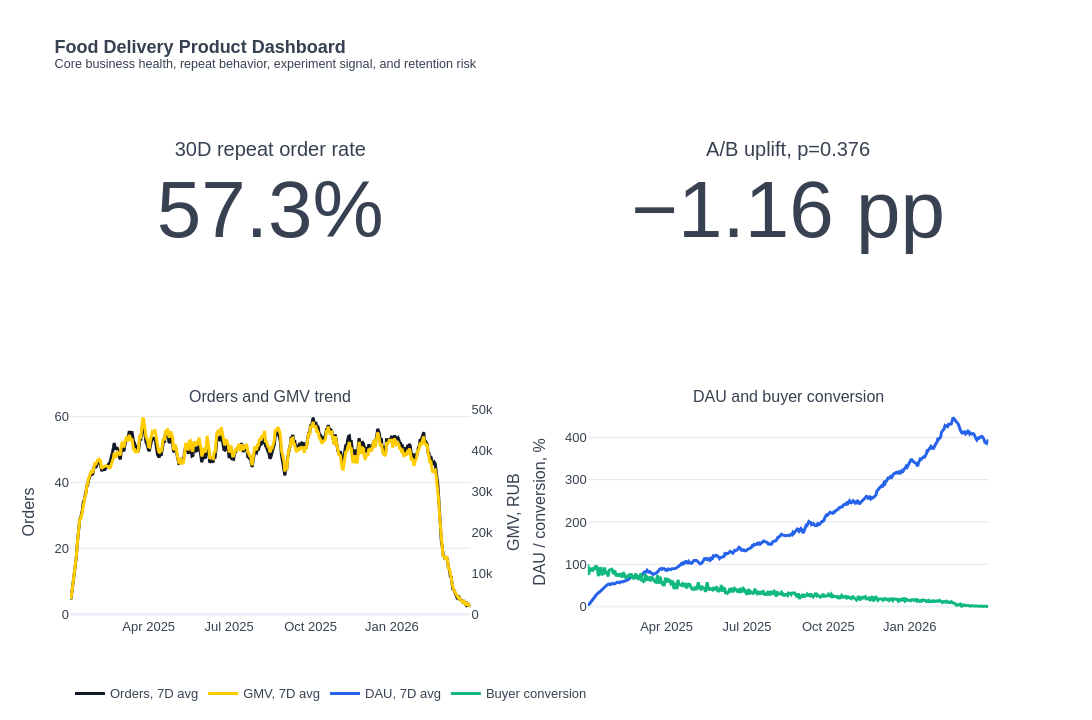

The cell this chart's notebook holds for it:
### Code cell
fig = make_subplots(
    rows=2,
    cols=2,
    specs=[[{'type': 'indicator'}, {'type': 'indicator'}], [{'type': 'xy', 'secondary_y': True}, {'type': 'xy'}]],
    subplot_titles=('', '', 'Orders and GMV trend', 'DAU and buyer conversion'),
    vertical_spacing=0.18,
    horizontal_spacing=0.12,
)

fig.add_trace(go.Indicator(
    mode='number',
    value=repeat_rate_30d * 100,
    number={'suffix': '%', 'valueformat': '.1f'},
    title={'text': '30D repeat order rate'},
), row=1, col=1)

fig.add_trace(go.Indicator(
    mode='number',
    value=round(uplift_pp, 2),
    number={'suffix': ' pp', 'valueformat': '+.2f'},
    title={'text': f'A/B uplift, p={p_value:.3f}'},
), row=1, col=2)

fig.add_trace(go.Scatter(
    x=metrics['date'], y=metrics['orders_7d'], mode='lines', name='Orders, 7D avg', line=dict(color='#111827', width=3)
), row=2, col=1, secondary_y=False)
fig.add_trace(go.Scatter(
    x=metrics['date'], y=metrics['gmv_7d'], mode='lines', name='GMV, 7D avg', line=dict(color='#FFCC00', width=3)
), row=2, col=1, secondary_y=True)
fig.add_trace(go.Scatter(
    x=metrics['date'], y=metrics['dau_7d'], mode='lines', name='DAU, 7D avg', line=dict(color='#2563EB', width=3)
), row=2, col=2)
fig.add_trace(go.Scatter(
    x=metrics['date'], y=metrics['buyer_conversion'] * 100, mode='lines', name='Buyer conversion', line=dict(color='#10B981', width=3)
), row=2, col=2)

fig.update_layout(
    template='plotly_white',
    title='<b>Food Delivery Product Dashboard</b><br><sup>Core business health, repeat behavior, experiment signal, and retention risk</sup>',
    height=720,
    width=1150,
    margin=dict(l=70, r=45, t=105, b=70),
    legend=dict(orientation='h', y=-0.12),
    font=dict(family='Arial, sans-serif', size=13, color='#374151'),
)
fig.update_yaxes(title='Orders', row=2, col=1, secondary_y=False, gridcolor='#E5E7EB')
fig.update_yaxes(title='GMV, RUB', row=2, col=1, secondary_y=True, showgrid=False)
fig.update_yaxes(title='DAU / conversion, %', row=2, col=2, gridcolor='#E5E7EB')
fig.update_xaxes(showgrid=False)
fig.show()

### Figure 1 — Plotly figure (JSON) as saved in the notebook; plotly's stock layout.template omitted (floating-point values rounded to 4 significant figures; data arrays with more than 128 entries replaced by an {"elided": "..."} marker saying what was removed)
{"data": [{"domain": {"x": [0.0, 0.41], "y": [0.59, 1.0]}, "mode": "number", "number": {"suffix": "%", "valueformat": ".1f"}, "title": {"text": "30D repeat order rate"}, "type": "indicator", "value": 57.3}, {"domain": {"x": [0.53, 0.94], "y": [0.59, 1.0]}, "mode": "number", "number": {"suffix": " pp", "valueformat": "+.2f"}, "title": {"text": "A/B uplift, p=0.376"}, "type": "indicator", "value": -1.16}, {"line": {"color": "#111827", "width": 3}, "mode": "lines", "name": "Orders, 7D avg", "type": "scatter", "x": {"elided": "453 str values"}, "xaxis": "x", "y": {"elided": "453 float values"}, "yaxis": "y"}, {"line": {"color": "#FFCC00", "width": 3}, "mode": "lines", "name": "GMV, 7D avg", "type": "scatter", "x": {"elided": "453 str values"}, "xaxis": "x", "y": {"elided": "453 float values"}, "yaxis": "y2"}, {"line": {"color": "#2563EB", "width": 3}, "mode": "lines", "name": "DAU, 7D avg", "type": "scatter", "x": {"elided": "453 str values"}, "xaxis": "x2", "y": {"elided": "453 float values"}, "yaxis": "y3"}, {"line": {"color": "#10B981", "width": 3}, "mode": "lines", "name": "Buyer conversion", "type": "scatter", "x": {"elided": "453 str values"}, "xaxis": "x2", "y": {"elided": "453 float values"}, "yaxis": "y3"}], "layout": {"annotations": [{"font": {"size": 16}, "showarrow": false, "text": "Orders and GMV trend", "x": 0.205, "xanchor": "center", "xref": "paper", "y": 0.41, "yanchor": "bottom", "yref": "paper"}, {"font": {"size": 16}, "showarrow": false, "text": "DAU and buyer conversion", "x": 0.735, "xanchor": "center", "xref": "paper", "y": 0.41, "yanchor": "bottom", "yref": "paper"}], "font": {"color": "#374151", "family": "Arial, sans-serif", "size": 13}, "height": 720, "legend": {"orientation": "h", "y": -0.12}, "margin": {"b": 70, "l": 70, "r": 45, "t": 105}, "title": {"text": "<b>Food Delivery Product Dashboard</b><br><sup>Core business health, repeat behavior, experiment signal, and retention risk</sup>"}, "width": 1150, "xaxis": {"anchor": "y", "domain": [0.0, 0.41], "showgrid": false}, "xaxis2": {"anchor": "y3", "domain": [0.53, 0.94], "showgrid": false}, "yaxis": {"anchor": "x", "domain": [0.0, 0.41], "gridcolor": "#E5E7EB", "title": {"text": "Orders"}}, "yaxis2": {"anchor": "x", "overlaying": "y", "showgrid": false, "side": "right", "title": {"text": "GMV, RUB"}}, "yaxis3": {"anchor": "x2", "domain": [0.0, 0.41], "gridcolor": "#E5E7EB", "title": {"text": "DAU / conversion, %"}}}}
